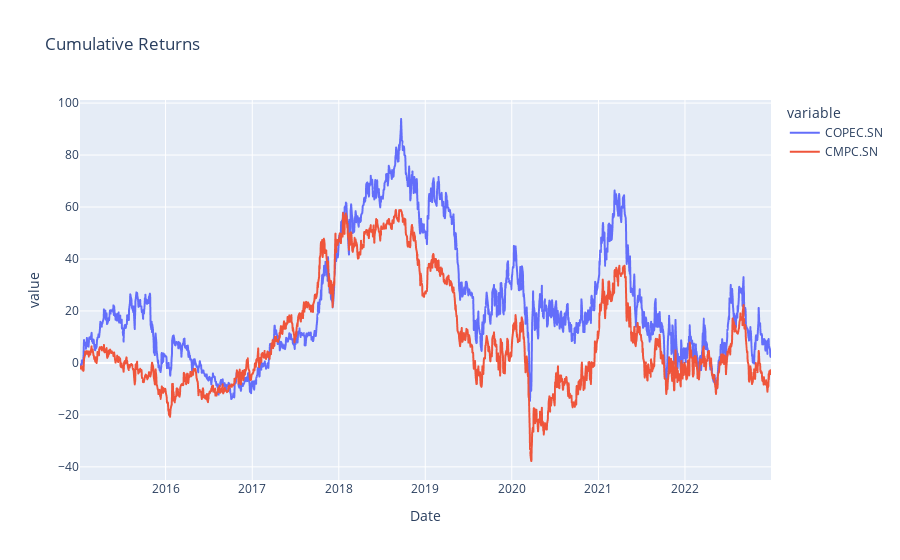

The notebook cell this image was saved under:
### Markdown cell above
As the p-value of the cointegration test is less than 0.01 (by far!) if they are cointegrated, we can work with COPEC and CMPC.

We now perform for the two actions a linear regression of the form:

$$ Y = \beta X + \varepsilon $$

### Code cell
import plotly.express as px
# Now we'll work based on their cummulative returns

cumulative_returns = (1 + returns). cumprod() - 1
fig = px.line(100*cumulative_returns, title = "Cumulative Returns")
fig. show()

### Figure 1 — Plotly figure (JSON) as saved in the notebook; plotly's stock layout.template omitted (floating-point values rounded to 4 significant figures; data arrays with more than 128 entries replaced by an {"elided": "..."} marker saying what was removed)
{"data": [{"hovertemplate": "variable=COPEC.SN<br>Date=%{x}<br>value=%{y}<extra></extra>", "legendgroup": "COPEC.SN", "line": {"color": "#636efa", "dash": "solid"}, "marker": {"symbol": "circle"}, "mode": "lines", "name": "COPEC.SN", "showlegend": true, "type": "scattergl", "x": {"elided": "1993 str values"}, "xaxis": "x", "y": {"elided": "1993 float values"}, "yaxis": "y"}, {"hovertemplate": "variable=CMPC.SN<br>Date=%{x}<br>value=%{y}<extra></extra>", "legendgroup": "CMPC.SN", "line": {"color": "#EF553B", "dash": "solid"}, "marker": {"symbol": "circle"}, "mode": "lines", "name": "CMPC.SN", "showlegend": true, "type": "scattergl", "x": {"elided": "1993 str values"}, "xaxis": "x", "y": {"elided": "1993 float values"}, "yaxis": "y"}], "layout": {"legend": {"title": {"text": "variable"}, "tracegroupgap": 0}, "title": {"text": "Cumulative Returns"}, "xaxis": {"anchor": "y", "domain": [0, 1], "title": {"text": "Date"}}, "yaxis": {"anchor": "x", "domain": [0, 1], "title": {"text": "value"}}}}
